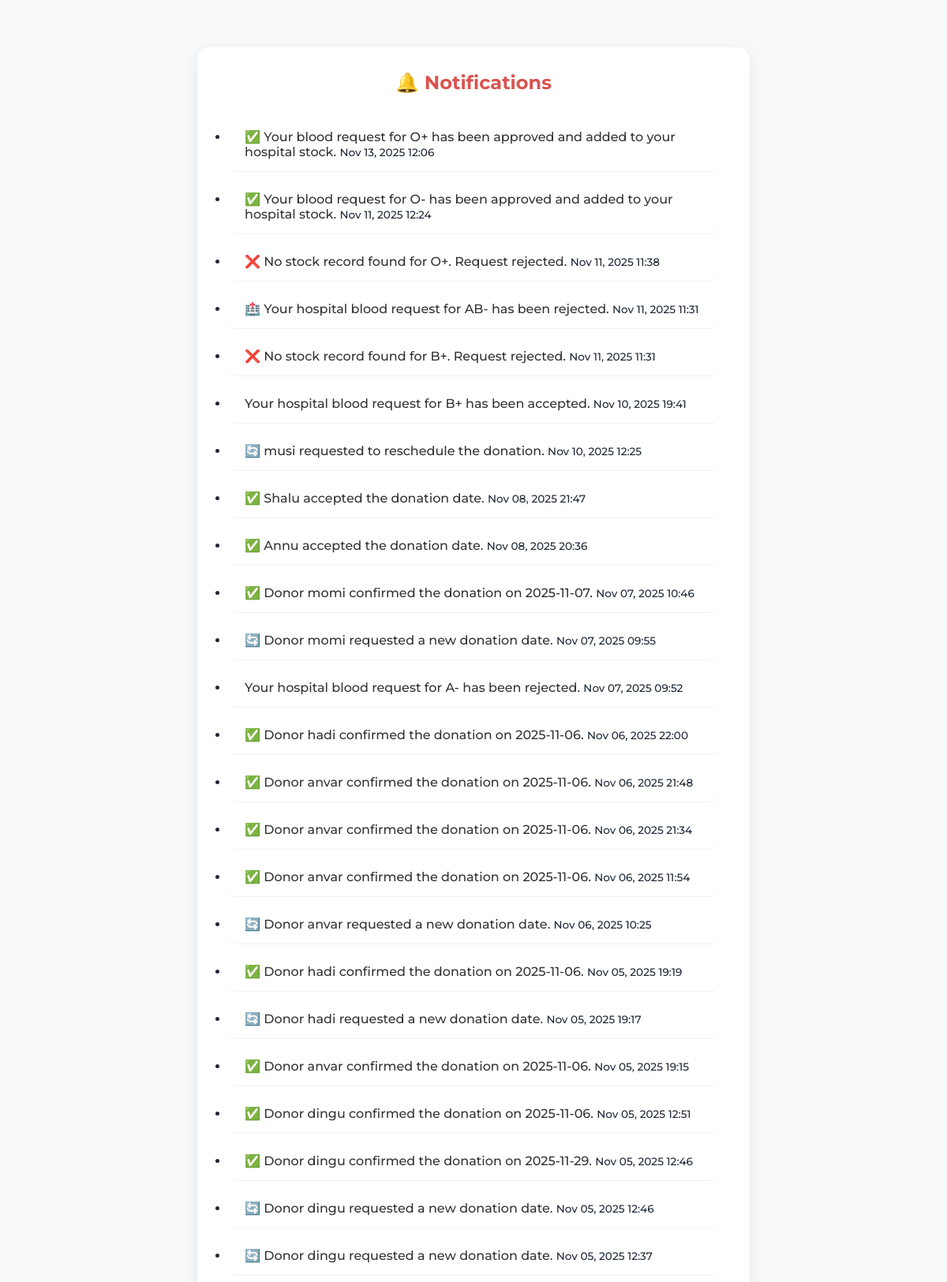
Screenshot of /notifications/ (signed in, upper part) with the database file from the repository.
### blood_bank_app/models.py (models this page shows, shortened)
class Notification(models.Model):
    sender = models.ForeignKey(
        User, on_delete=models.CASCADE, related_name='sent_notifications', null=True, blank=True
    )
    user = models.ForeignKey(
        User, on_delete=models.CASCADE, related_name='notifications'  # receiver (hospital)
    )
    message = models.TextField()
    is_read = models.BooleanField(default=False)
    created_at = models.DateTimeField(auto_now_add=True)
    appointment = models.ForeignKey(
        'Appointment',
        on_delete=models.CASCADE,
        null=True, blank=True,
        related_name='notifications'
    )

### blood_bank_app/views.py (the view)
# urls.py: path('notifications/', views.view_notifications, name='view_notifications'),
@login_required
def view_notifications(request):
    user = request.user
    print("🔍 Logged in as:", request.user.username)
    notifications = Notification.objects.filter(user=user).order_by('-created_at')
    notifications.filter(is_read=False).update(is_read=True)
    return render(request, 'patient/notification.html', {'notifications': notifications})

### blood_bank_app/templates/patient/notification.html (shortened to what this page needs)
{% extends 'master.html' %}
{% load static %}
{% block content %}
<div class="notifications-container">
    <h2>🔔 Notifications</h2>
    {% if notifications %}
        <ul class="list-group">
            {% for note in notifications %}
                <li class="list-group-item {% if not note.is_read %}list-group-item-warning{% endif %}">
                    <div class="d-flex justify-content-between align-items-center">
                        <span>
                            {{ note.message }}
                        </span>
                        <small class="text-muted">{{ note.created_at|date:"M d, Y H:i" }}</small>
                    </div>
                </li>
            {% endfor %}
        </ul>
    {% else %}
        <p class="empty-state">No notifications yet. Stay tuned 🩸</p>
    {% endif %}
</div>
{% endblock %}

### blood_bank_app/static/css/index.css (style rules this page uses)
body { margin: 0; font-family: Arial, sans-serif; background-color: #fff5f5; color: #333; }
html { scroll-behavior: smooth; }

### blood_bank_app/static/css/admin_dashboard.css (style rules this page uses)
:root { --primary: #e63946; --primary-dark: #b91c1c; --background: #f8f9fa; --surface: #ffffff; --text-dark: #1f2937; --text-light: #6b7280; --border: #e5e7eb; --shadow: rgba(0, 0, 0, 0.08); }
* { margin: 0; padding: 0; box-sizing: border-box; font-family: "Montserrat"; font-weight: 500; }
body { background-color: var(--background); color: var(--text-dark); overflow-x: hidden; }

### blood_bank_app/templates/patient/notification.html (style rules this page uses)
body { background-color: #f8f9fa; }
.notifications-container { max-width: 700px; margin: 60px auto; background: #fff; border-radius: 16px; box-shadow: 0 6px 20px rgba(0,0,0,0.08); padding: 30px 40px; }
.notifications-container h2 { text-align: center; color: #d9534f; margin-bottom: 30px; font-weight: 700; }
.list-group { border: none; }
.list-group-item { border: none; border-bottom: 1px solid #f1f1f1; padding: 15px 20px; border-radius: 10px; margin-bottom: 10px; background-color: #fff; transition: all 0.2s ease-in-out; }
.list-group-item .text-muted { font-size: 0.85rem; }
.list-group-item span { color: #333; font-size: 1rem; }

### rows the page displays
Notification: message "✅ Your blood request for O+ has been approved and added to your hospital stock.", created_at "Nov 13, 2025 12:06"
Notification: message "✅ Your blood request for O- has been approved and added to your hospital stock.", created_at "Nov 11, 2025 12:24"
Notification: message "❌ No stock record found for O+. Request rejected.", created_at "Nov 11, 2025 11:38"
Notification: message "🏥 Your hospital blood request for AB- has been rejected.", created_at "Nov 11, 2025 11:31"
Notification: message "❌ No stock record found for B+. Request rejected.", created_at "Nov 11, 2025 11:31"
Notification: message "Your hospital blood request for B+ has been accepted.", created_at "Nov 10, 2025 19:41"
Notification: message "🔄 musi requested to reschedule the donation.", created_at "Nov 10, 2025 12:25"
Notification: message "✅ Shalu accepted the donation date.", created_at "Nov 08, 2025 21:47"
Notification: message "✅ Annu accepted the donation date.", created_at "Nov 08, 2025 20:36"
Notification: message "✅ Donor momi confirmed the donation on 2025-11-07.", created_at "Nov 07, 2025 10:46"
Notification: message "🔄 Donor momi requested a new donation date.", created_at "Nov 07, 2025 09:55"
Notification: message "Your hospital blood request for A- has been rejected.", created_at "Nov 07, 2025 09:52"
Notification: message "✅ Donor hadi confirmed the donation on 2025-11-06.", created_at "Nov 06, 2025 22:00"
Notification: message "✅ Donor anvar confirmed the donation on 2025-11-06.", created_at "Nov 06, 2025 21:48"
Notification: message "✅ Donor anvar confirmed the donation on 2025-11-06.", created_at "Nov 06, 2025 21:34"
Notification: message "✅ Donor anvar confirmed the donation on 2025-11-06.", created_at "Nov 06, 2025 11:54"
Notification: message "🔄 Donor anvar requested a new donation date.", created_at "Nov 06, 2025 10:25"
Notification: message "✅ Donor hadi confirmed the donation on 2025-11-06.", created_at "Nov 05, 2025 19:19"
Notification: message "🔄 Donor hadi requested a new donation date.", created_at "Nov 05, 2025 19:17"
Notification: message "✅ Donor anvar confirmed the donation on 2025-11-06.", created_at "Nov 05, 2025 19:15"
Notification: message "✅ Donor dingu confirmed the donation on 2025-11-06.", created_at "Nov 05, 2025 12:51"
Notification: message "✅ Donor dingu confirmed the donation on 2025-11-29.", created_at "Nov 05, 2025 12:46"
Notification: message "🔄 Donor dingu requested a new donation date.", created_at "Nov 05, 2025 12:46"
Notification: message "🔄 Donor dingu requested a new donation date.", created_at "Nov 05, 2025 12:37"
